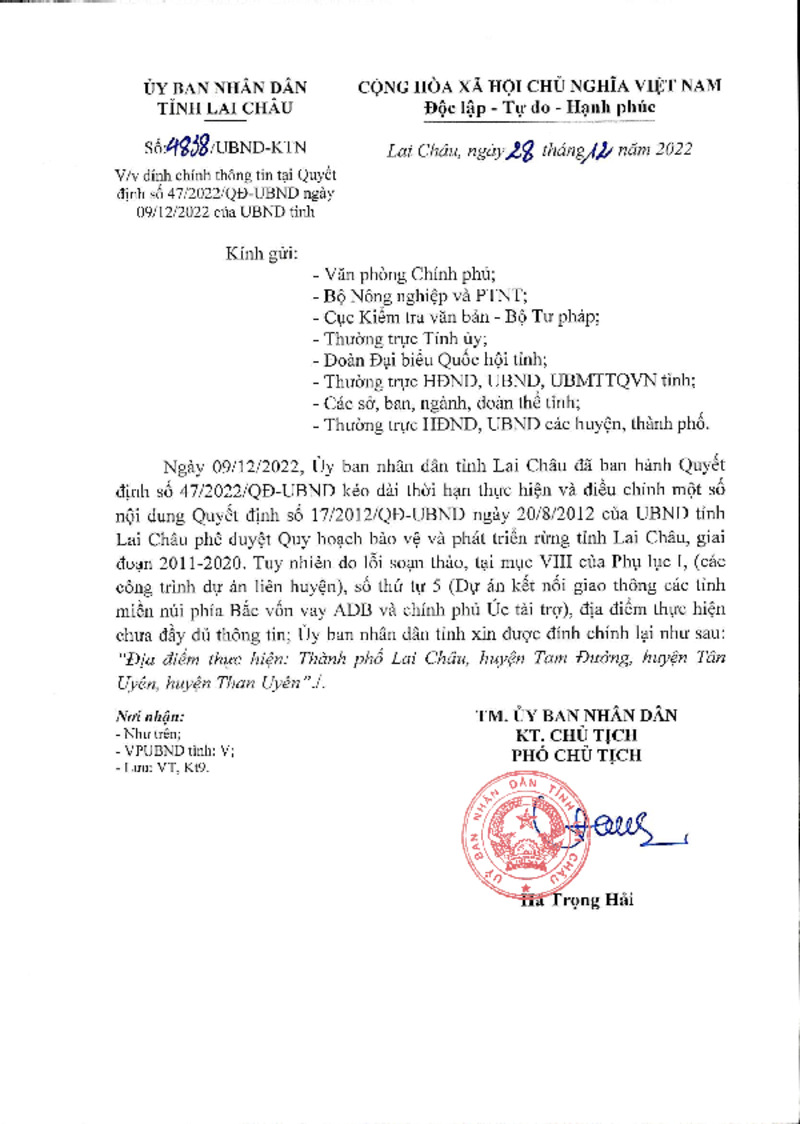
#> input picture tests/assets/sample.jpg, 800 x 1124 px
$ python -i stamp.py   (imports and definitions only)
#> lines starting #> are read from the running program, lines starting #| are printed output that depends on the picture; after the words box and inside, x2 and y2 are one past the last pixel; in counts of white or black regions, pixels touching at a corner belong together
#> further down, picture is the input picture: shape (1124, 800, 3); mean B, G, R 244.3, 244.1, 244.6
import sys
import os
import cv2
import numpy as np
from typing import Tuple

def red_stamp(image: np.ndarray, erase: bool = True) -> Tuple[np.ndarray, np.ndarray]:
#> called with erase = True
    if image.ndim < 3:
        return image, np.zeros(image.shape[:2], dtype=np.uint8)

    hsv = cv2.cvtColor(image, cv2.COLOR_BGR2HSV)
#> hsv: shape (1124, 800, 3); mean H, S, V 2.4, 1, 244.8

    lower1 = np.array([0, 80, 80])
    upper1 = np.array([10, 255, 255])
    lower2 = np.array([170, 80, 80])
    upper2 = np.array([180, 255, 255])

    mask1 = cv2.inRange(hsv, lower1, upper1)
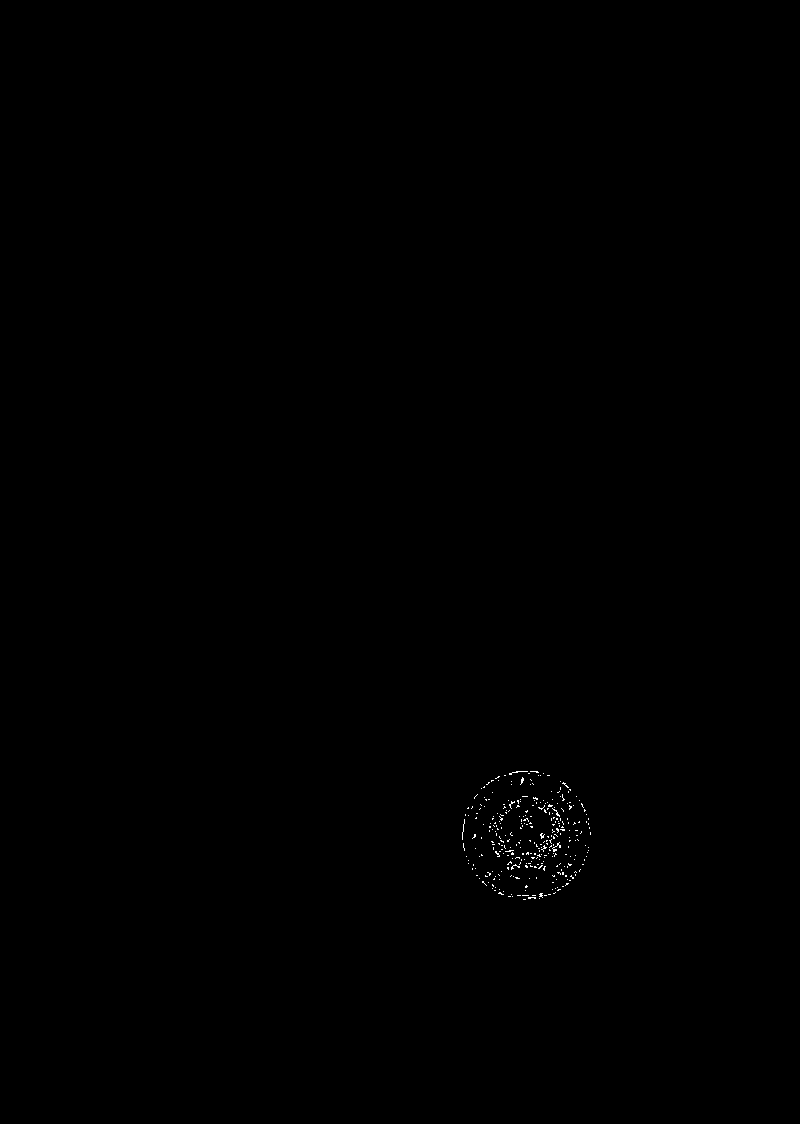
#> mask1: shape (1124, 800); 0.12% white in thin lines or dots, all inside (x1, y1, x2, y2) = (462, 771, 591, 900)
    mask2 = cv2.inRange(hsv, lower2, upper2)
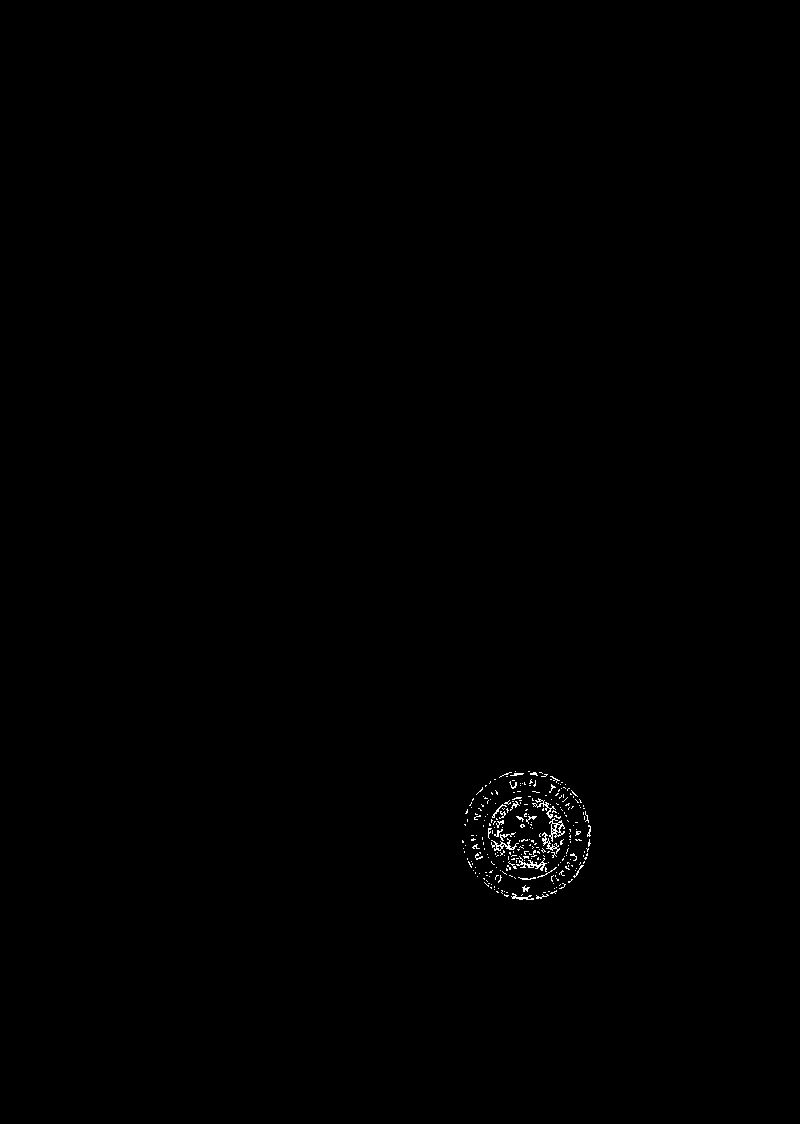
#> mask2: shape (1124, 800); 0.25% white in thin lines or dots, all inside (x1, y1, x2, y2) = (462, 771, 591, 900)
    mask = cv2.bitwise_or(mask1, mask2)
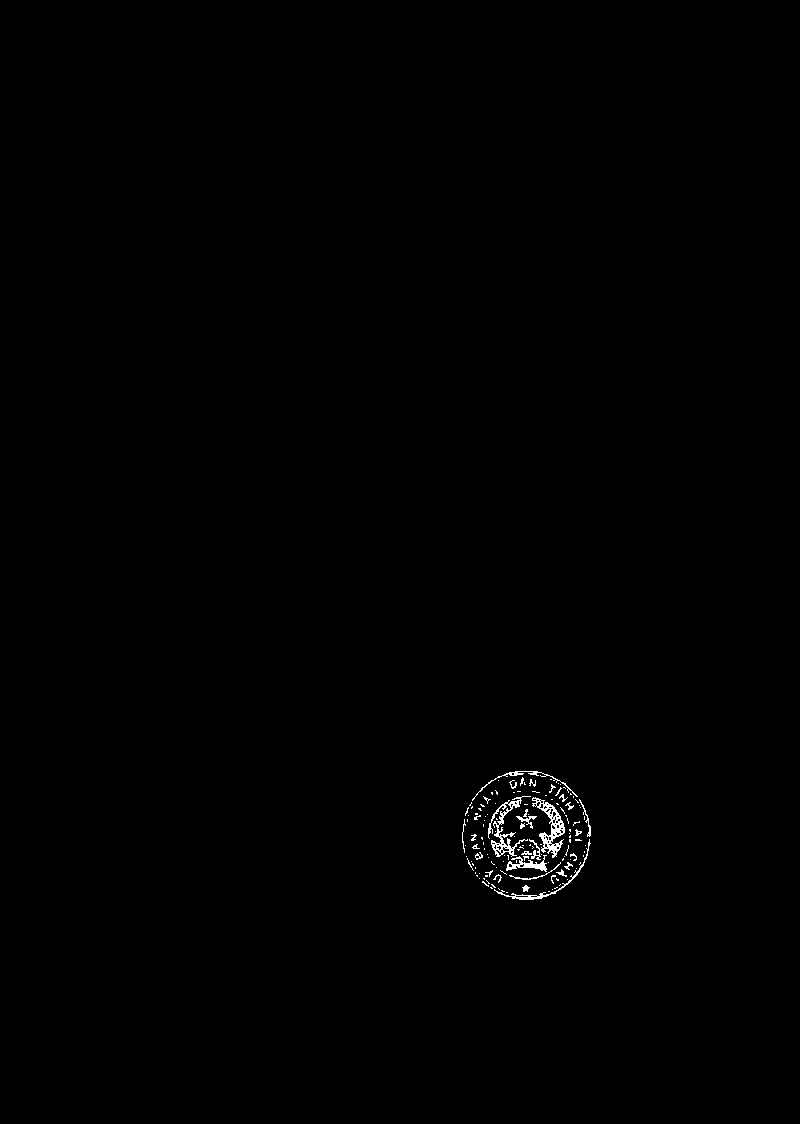
#> mask: shape (1124, 800); 0.37% white in thin lines or dots, all inside (x1, y1, x2, y2) = (462, 771, 591, 900)

    kernel = cv2.getStructuringElement(cv2.MORPH_ELLIPSE, (5, 5))
    mask = cv2.morphologyEx(mask, cv2.MORPH_OPEN, kernel)
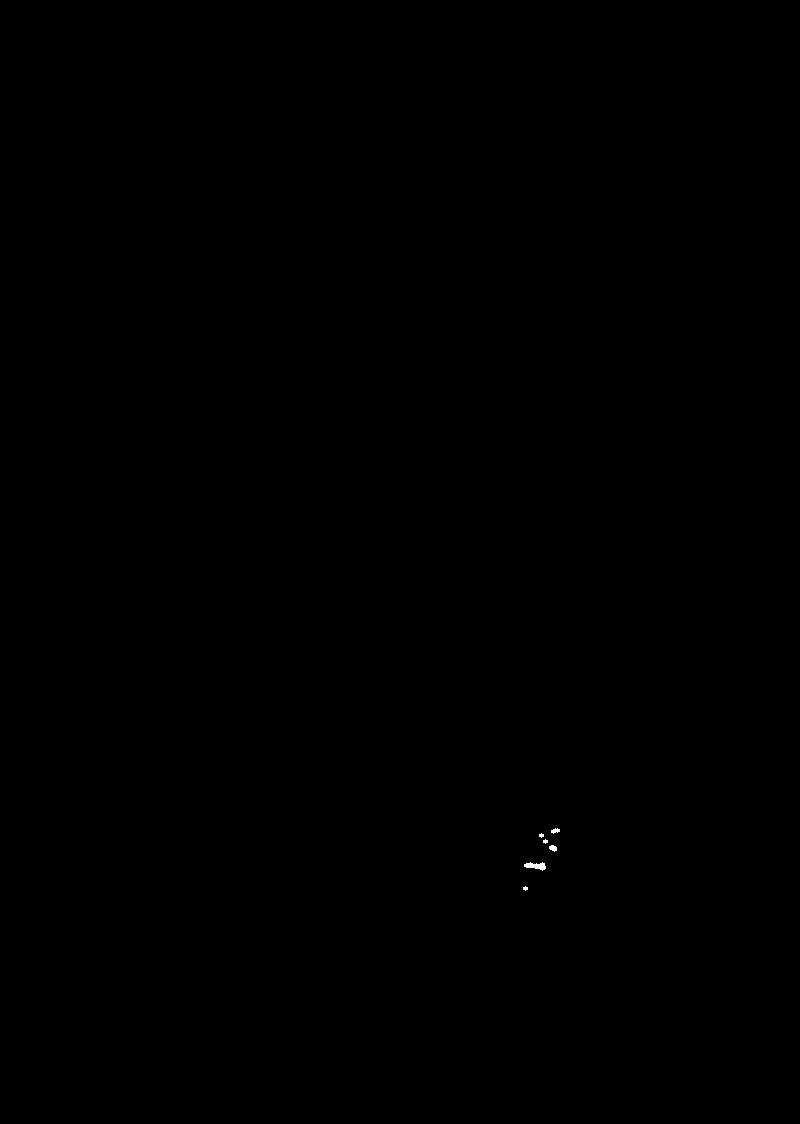
#> mask: shape (1124, 800); 0.03% white; 6 white regions (3 under 20 px), largest, box (x1, y1, x2, y2) and area: (524, 862, 546, 871) 116, (549, 845, 557, 852) 39, (551, 828, 560, 834) 34

    num_labels, labels, stats, _ = cv2.connectedComponentsWithStats(mask, connectivity=8)
#> labels: shape (1124, 800) int32; 7 distinct labels, from 0 to 6
#> num_labels = 7; stats = [[0, 0, 800, 1124, 898960], [551, 828, 9, 6, 34], [539, 833, 5, 5, 17], [543, 839, 5, 5, 17], [549, 845, 8, 7, 39], [524, 862, 22, 9, 116], [523, 886, 5, 5, 17]]

    final_mask = np.zeros_like(mask)

    for i in range(1, num_labels):
        x, y, w, h, area = stats[i]
        aspect = w / float(h)

        if area > 800 and 0.6 < aspect < 1.4:
            final_mask[labels == i] = 255
#> this loop made 6 passes
#> (x, y, w, h, area, aspect) on passes 1, 4, 5: (551, 828, 9, 6, 34, 1.5), (549, 845, 8, 7, 39, 1.14), (524, 862, 22, 9, 116, 2.44)
#> final_mask: shape (1124, 800); every value is 0

    if not erase:
        return image, final_mask

    cleaned = image.copy()
    cleaned[final_mask == 255] = (255, 255, 255)

    return cleaned, final_mask

>>> import cv2
>>> picture = cv2.imread('../../../tests/assets/sample.jpg')
>>> result = red_stamp(picture)
